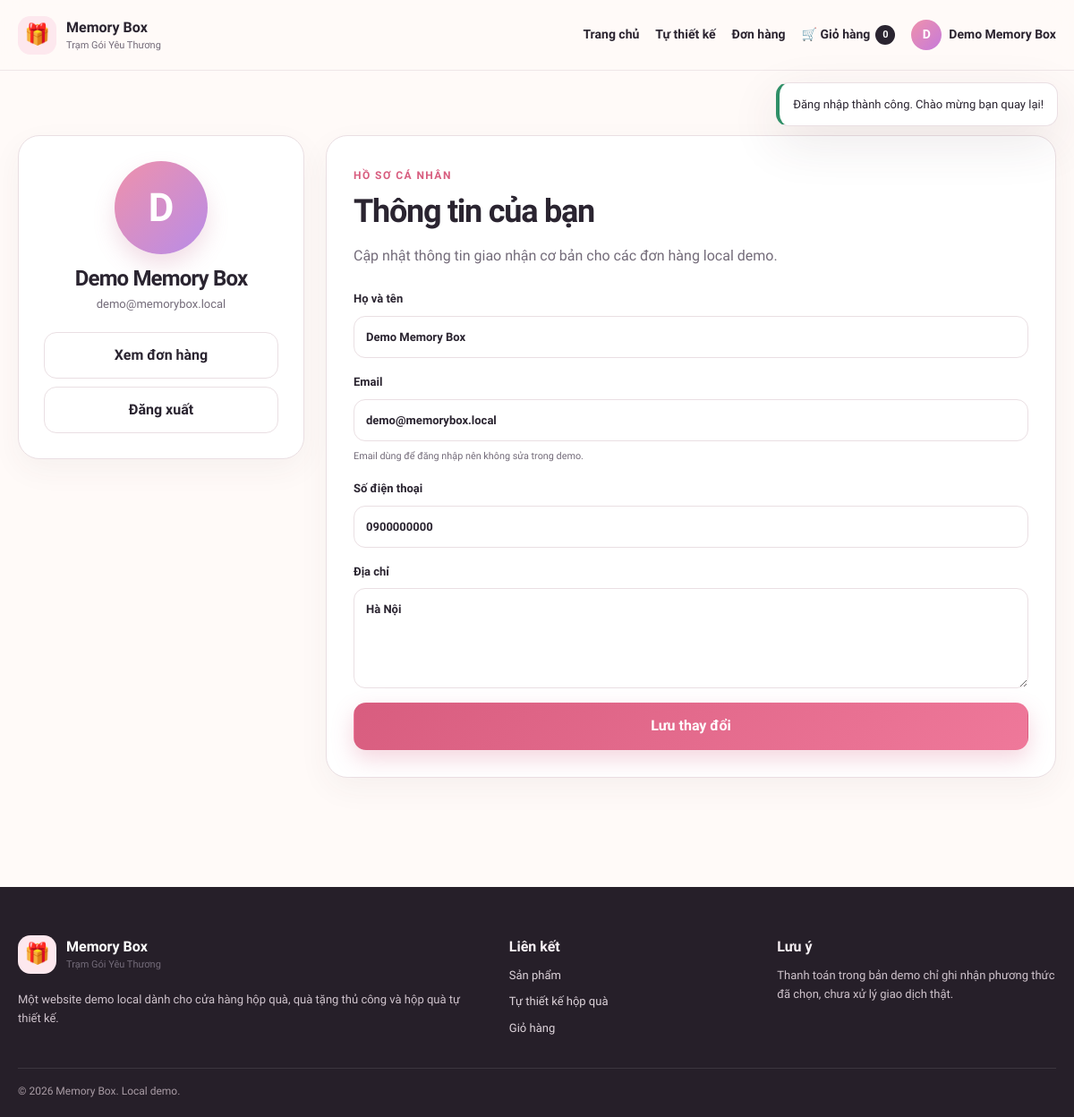
The app's page /profile.php (signed in) with its own data.
### tables this page shows
CREATE TABLE users (
    id INT UNSIGNED AUTO_INCREMENT PRIMARY KEY,
    full_name VARCHAR(120) NOT NULL,
    email VARCHAR(190) NOT NULL UNIQUE,
    phone VARCHAR(30) NULL,
    address TEXT NULL,
    avatar_url VARCHAR(500) NULL,
    password_hash VARCHAR(255) NOT NULL,
    created_at TIMESTAMP DEFAULT CURRENT_TIMESTAMP,
    updated_at TIMESTAMP DEFAULT CURRENT_TIMESTAMP ON UPDATE CURRENT_TIMESTAMP
);

### includes/helpers.php (called while the page is built, shortened)
<?php
function e(?string $value): string
{
    return htmlspecialchars($value ?? '', ENT_QUOTES, 'UTF-8');
}
function current_user_id(): ?int
{
    return isset($_SESSION['user_id']) ? (int) $_SESSION['user_id'] : null;
}
function consume_flashes(): array
{
    $flashes = $_SESSION['flash'] ?? [];
    return $flashes;
}
function get_user(PDO $pdo, int $userId): ?array
{
    $stmt = $pdo->prepare('SELECT id, full_name, email, phone, address, avatar_url, created_at FROM users WHERE id = ?');
    $stmt->execute([$userId]);
    return $stmt->fetch() ?: null;
}
function cart_count(PDO $pdo, int $userId): int
{
    $stmt = $pdo->prepare('SELECT COALESCE(SUM(quantity), 0) FROM cart_items WHERE user_id = ?');
    $stmt->execute([$userId]);
    $productCount = (int) $stmt->fetchColumn();
    $stmt = $pdo->prepare('SELECT COUNT(*) FROM custom_cart_items WHERE user_id = ?');
    $stmt->execute([$userId]);
    return $productCount + (int) $stmt->fetchColumn();
}

### profile.php (the view, shortened to what this page needs)
<?php
require_once __DIR__ . '/includes/helpers.php';
require_once __DIR__ . '/config/database.php';
require_once __DIR__ . '/includes/header.php';
?>
<section class="section">
    <div class="container profile-layout">
        <aside class="profile-card">
            <div class="profile-avatar"><?= e(mb_strtoupper(mb_substr($user['full_name'], 0, 1))) ?></div>
            <h2><?= e($user['full_name']) ?></h2>
            <p><?= e($user['email']) ?></p>
            <a class="btn btn-secondary btn-full" href="orders.php">Xem đơn hàng</a>
            <a class="btn btn-ghost btn-full" href="logout.php">Đăng xuất</a>
        </aside>
        <div class="panel">
            <span class="eyebrow">Hồ sơ cá nhân</span>
            <h1>Thông tin của bạn</h1>
            <p>Cập nhật thông tin giao nhận cơ bản cho các đơn hàng local demo.</p>
            <form method="post" class="form-stack">
                <label>Họ và tên<input type="text" name="full_name" value="<?= e($user['full_name']) ?>" required></label>
                <label>Email<input type="email" value="<?= e($user['email']) ?>" disabled><small>Email dùng để đăng nhập nên không sửa trong demo.</small></label>
                <label>Số điện thoại<input type="text" name="phone" value="<?= e($user['phone']) ?>" placeholder="09xxxxxxxx"></label>
                <label>Địa chỉ<textarea name="address" rows="4" placeholder="Địa chỉ nhận hàng"><?= e($user['address']) ?></textarea></label>
                <button class="btn btn-primary" type="submit">Lưu thay đổi</button>
            </form>
        </div>
    </div>
</section>
<?php require_once __DIR__ . '/includes/footer.php'; ?>

### includes/header.php (shortened to what this page needs)
<?php
require_once __DIR__ . '/helpers.php';
require_once __DIR__ . '/../config/database.php';
$userId = current_user_id();
$user = $userId ? get_user($pdo, $userId) : null;
$cartQty = $userId ? cart_count($pdo, $userId) : 0;
$flashes = consume_flashes();
?>
<!doctype html>
<html lang="vi">
<head>
    <link rel="stylesheet" href="assets/css/style.css?v=checkout-1">
</head>
<body>
<header class="site-header">
    <div class="container nav-wrap">
        <a class="brand" href="index.php" aria-label="Memory Box - Trang chủ">
            <span class="brand-mark">🎁</span>
            <span><strong>Memory Box</strong><small>Trạm Gói Yêu Thương</small></span>
        </a>
        <nav class="nav-links" data-menu>
            <a href="index.php">Trang chủ</a>
            <a href="custom-box.php">Tự thiết kế</a>
            <?php if ($user): ?>
                <a href="orders.php">Đơn hàng</a>
                <a class="cart-link" href="cart.php">🛒 Giỏ hàng <span class="cart-badge"><?= $cartQty ?></span></a>
                <a class="avatar-link" href="profile.php" title="Tài khoản của bạn">
                    <span class="avatar-circle"><?= e(mb_strtoupper(mb_substr($user['full_name'], 0, 1))) ?></span>
                    <span class="desktop-only"><?= e($user['full_name']) ?></span>
                </a>
            <?php else: ?>
                <a href="login.php">Đăng nhập</a>
                <a class="btn btn-small btn-primary" href="register.php">Đăng ký</a>
            <?php endif; ?>
        </nav>
    </div>
</header>
<?php if ($flashes): ?>
<div class="toast-stack" aria-live="polite">
    <?php foreach ($flashes as $flash): ?>
        <div class="toast <?= e($flash['type']) ?>" data-toast><?= e($flash['message']) ?></div>
    <?php endforeach; ?>
</div>
<?php endif; ?>
<main>

### assets/css/style.css (style rules this page uses)
:root { --bg: #fffaf8; --paper: #ffffff; --ink: #2a2430; --muted: #736b79; --line: #eadfe3; --rose: #d85d7f; --rose-dark: #b94266; --rose-soft: #fde8ee; --peach: #fff0e6; --lavender: #f1ecff; --green: #2f8f67; --shadow: 0 18px 55px rgba(76, 42, 58, .11); --radius: 24px; }
* { box-sizing: border-box; }
html { scroll-behavior: smooth; }
body { margin: 0; font-family: 'Be Vietnam Pro', system-ui, -apple-system, BlinkMacSystemFont, 'Segoe UI', sans-serif; color: var(--ink); background: var(--bg); line-height: 1.65; }
a { color: inherit; text-decoration: none; }
button, input, textarea, select { font: inherit; }
button { cursor: pointer; }
.container { width: min(1180px, calc(100% - 40px)); margin-inline: auto; }
.site-header { position: sticky; top: 0; z-index: 50; background: rgba(255, 250, 248, .88); backdrop-filter: blur(18px); border-bottom: 1px solid rgba(234, 223, 227, .75); }
.nav-wrap { min-height: 78px; display: flex; align-items: center; justify-content: space-between; gap: 24px; }
.brand { display: inline-flex; align-items: center; gap: 11px; font-size: 15px; }
.brand-mark { width: 43px; height: 43px; display: grid; place-items: center; background: var(--rose-soft); border-radius: 14px; font-size: 23px; }
.brand span:last-child { display: flex; flex-direction: column; line-height: 1.2; }
.brand strong { font-size: 16px; }
.brand small { color: var(--muted); font-size: 11px; margin-top: 3px; }
.nav-links { display: flex; align-items: center; gap: 18px; font-size: 14px; font-weight: 600; }
.cart-link { display: inline-flex; align-items: center; gap: 6px; }
.cart-badge { min-width: 22px; height: 22px; padding: 0 6px; display: inline-grid; place-items: center; border-radius: 99px; background: var(--ink); color: #fff; font-size: 11px; }
.avatar-link { display: inline-flex; align-items: center; gap: 8px; }
.avatar-circle { width: 34px; height: 34px; display: grid; place-items: center; border-radius: 50%; background: linear-gradient(135deg, #ef91ab, #c67adb); color: #fff; font-weight: 800; }
.btn { display: inline-flex; align-items: center; justify-content: center; gap: 7px; border: 1px solid transparent; border-radius: 14px; padding: 12px 17px; font-weight: 700; transition: .2s ease; min-height: 46px; }
.btn-full { width: 100%; }
.btn-primary { background: linear-gradient(135deg, var(--rose), #ef789a); color: #fff; box-shadow: 0 10px 24px rgba(216, 93, 127, .25); }
.btn-secondary { border-color: var(--line); background: #fff; }
.btn-ghost { background: transparent; border-color: var(--line); }
.eyebrow { display: inline-flex; align-items: center; gap: 7px; color: var(--rose); text-transform: uppercase; letter-spacing: .12em; font-size: 12px; font-weight: 800; }
.hero h1, .section h1, .section h2, .auth-card h1, .success-card h1 { line-height: 1.13; letter-spacing: -.035em; }
.section { padding: 72px 0; }
.form-stack { display: grid; gap: 16px; margin-top: 24px; }
.form-stack label, .builder-panel > label { display: grid; gap: 8px; font-size: 13px; font-weight: 700; }
input, textarea, select { width: 100%; border: 1px solid var(--line); background: #fff; border-radius: 13px; padding: 12px 13px; color: var(--ink); outline: none; }
label small { color: var(--muted); font-weight: 500; }
.profile-layout { display: grid; grid-template-columns: 320px 1fr; gap: 24px; }
.profile-card, .panel, .builder-panel, .builder-preview, .order-summary { background: #fff; border: 1px solid var(--line); border-radius: 24px; box-shadow: 0 12px 34px rgba(79, 52, 67, .05); }
.profile-card { padding: 28px; height: fit-content; text-align: center; }
.profile-avatar { width: 104px; height: 104px; border-radius: 50%; margin: 0 auto 14px; display: grid; place-items: center; background: linear-gradient(135deg, #ef91ab, #b88ce8); color: #fff; font-size: 44px; font-weight: 800; box-shadow: 0 12px 25px rgba(196, 104, 143, .22); }
.profile-card h2 { margin: 4px 0; }
.profile-card p { color: var(--muted); margin: 0 0 20px; font-size: 13px; }
.profile-card .btn + .btn { margin-top: 9px; }
.panel { padding: 30px; }
.panel h1 { font-size: 36px; margin: 8px 0; }
.panel > p { color: var(--muted); }
.toast-stack { position: fixed; top: 92px; right: 18px; z-index: 90; display: grid; gap: 10px; }
.toast { min-width: 290px; max-width: 420px; background: #fff; border: 1px solid var(--line); border-radius: 14px; padding: 13px 15px; box-shadow: var(--shadow); transition: .35s ease; font-size: 13px; }
.toast.success { border-left: 4px solid var(--green); }

### records on screen
users: full_name "D", full_name "Demo Memory Box", email "demo@memorybox.local", phone "0900000000", address "Hà Nội"

### other values on screen
$cartQty "0"
$flash['message'] "Đăng nhập thành công. Chào mừng bạn quay lại!"
